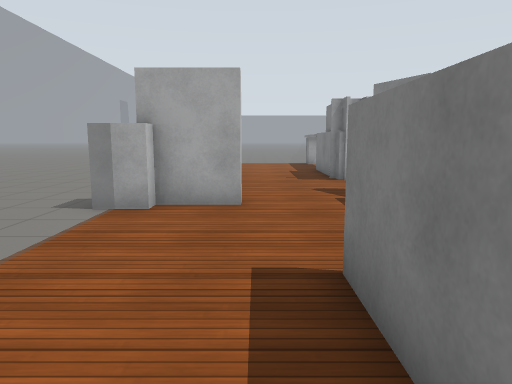
view 1 (above)

20 first-person views from a walk through a world built for the Gazebo simulator. The camera is 1.2 m above the floor, tilts 8° down and sees 70° across. The floor is counted in squares, 1 m on a side. Each view is taken from the middle of a square. On the plan, view 1 faces up. The plan holds only what a view shows up to about 14 squares ahead; the rest is blank. The robots in the file are not drawn. Simple patterns stand in for the simulator's built-in surfaces.

view 2
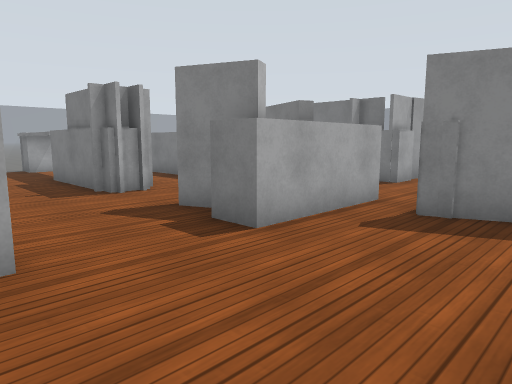

view 3
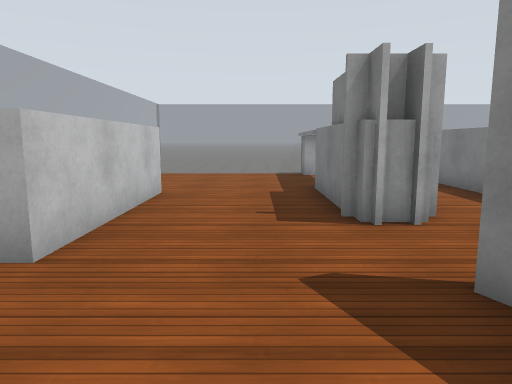

view 4
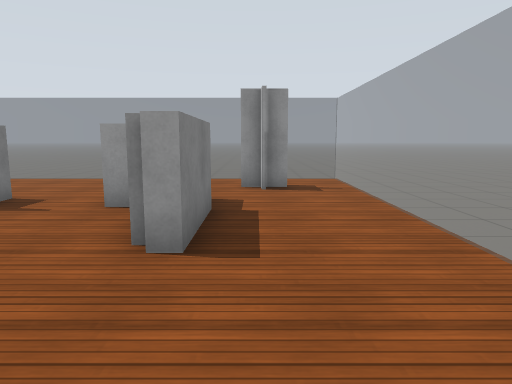

view 5
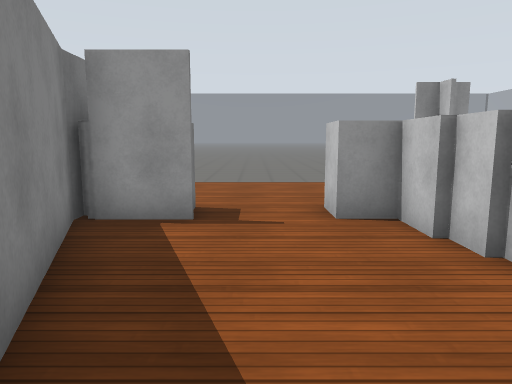

view 6
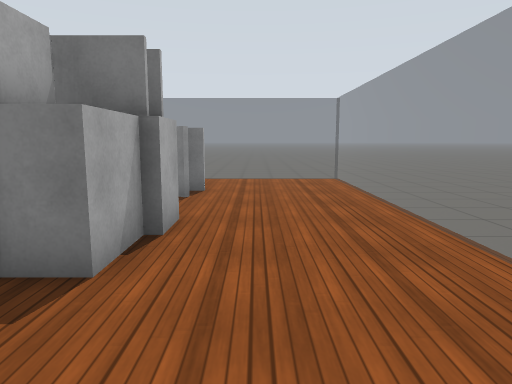

view 7
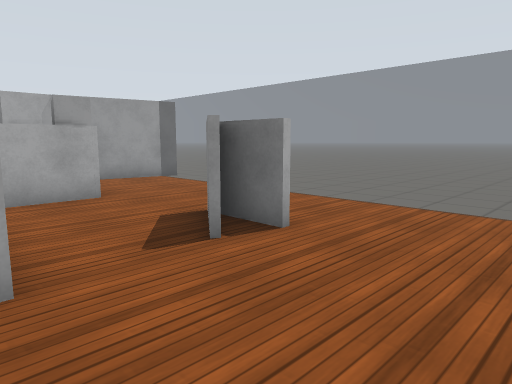

view 8
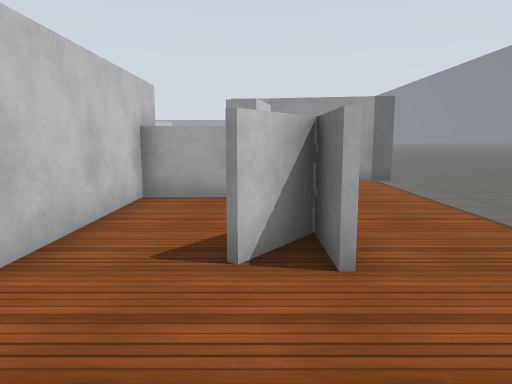

view 9
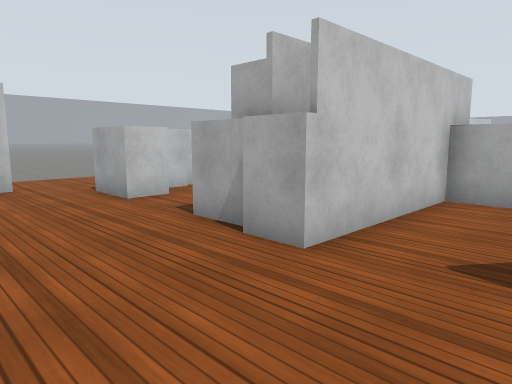

view 10
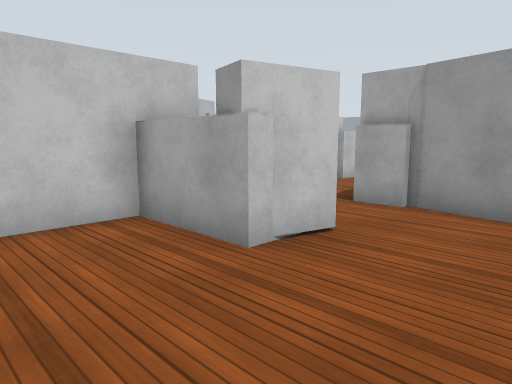

view 11
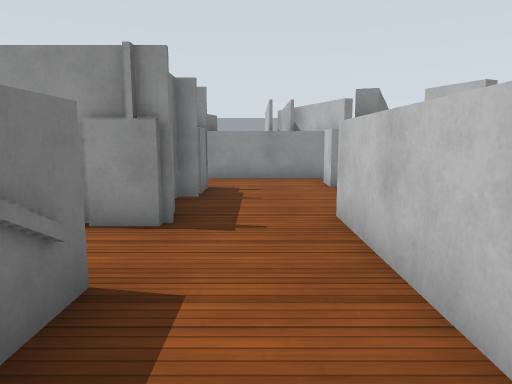

view 12
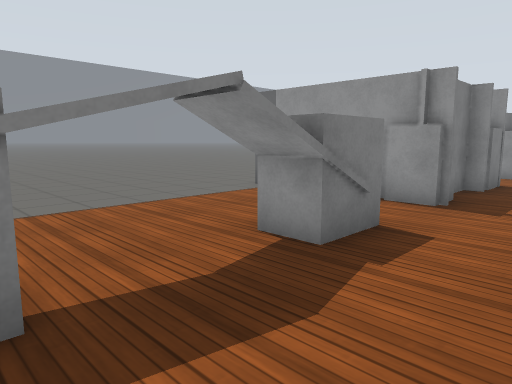

view 13
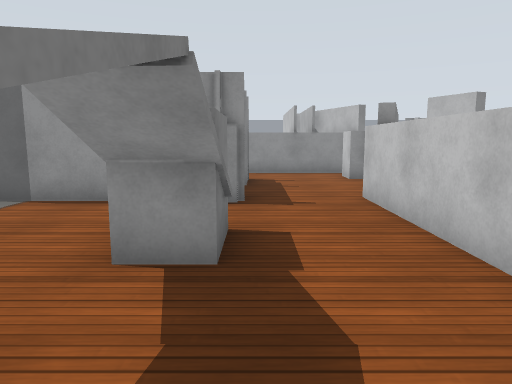

view 14
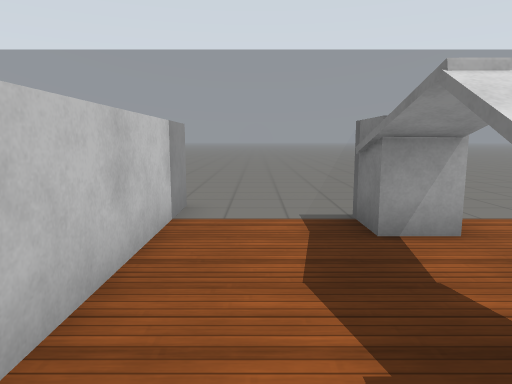

view 15
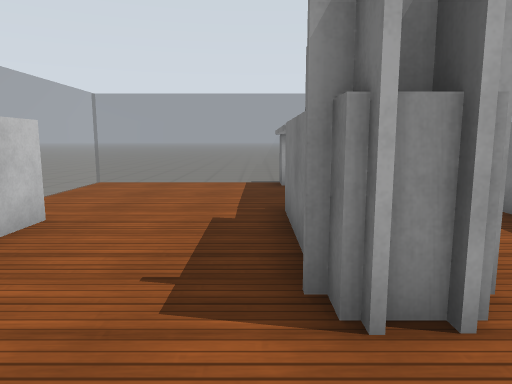

view 16
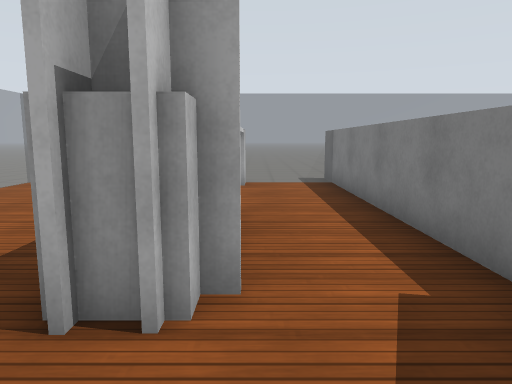

view 17
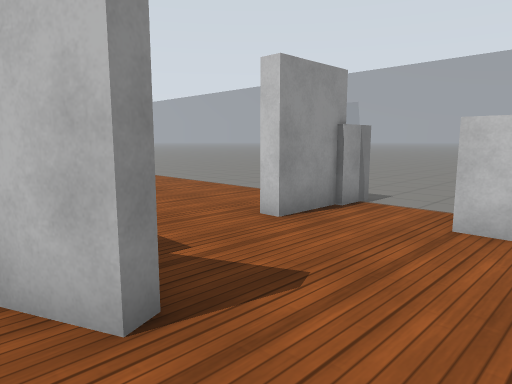

view 18
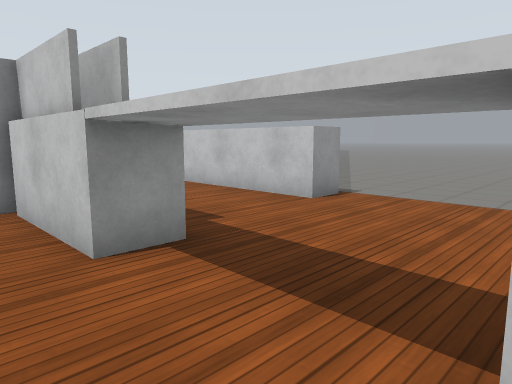

view 19
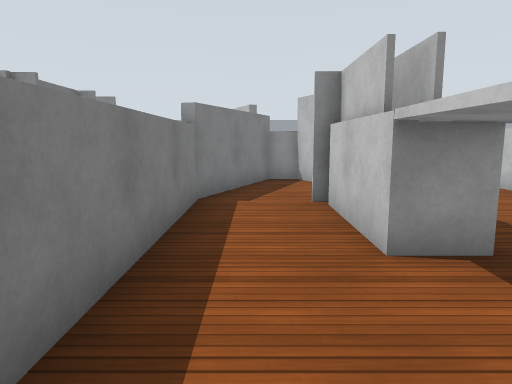

view 20
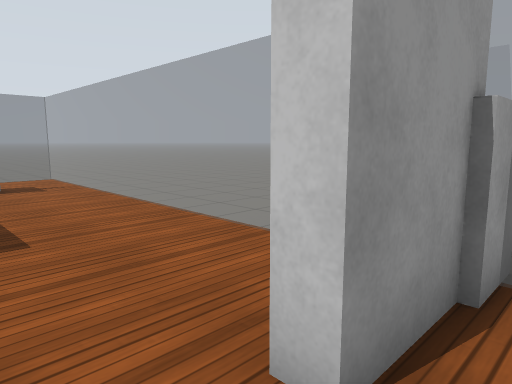

### Floor plan
Key: @ floor where view 1 was taken; # wall or solid block; . floor; = window, fence, low wall or low ledge; B white box.
Columns run from 3 left of view 1 to 14 right of it. Each row starts with its distance up from view 1.
 21 .........##...
 20 .=====B==#===B =
 19 =.....B..#...B..
 18 =.....B..#...B...
 17 =.....B..#...B...=
 16 =.....B..#...B...=
 15 =.....B..#...B...=
 14 =##...B..#...B...=
 13   #...B..#.......=
 12   #...B..#..B####=
 11   #...B..#...B
 10  ##.....##...#
  9  .......#....##
  8 =.....#.#...BB##
  7 BB#...####......#=
  6 =................=
  5 =.......###BBB...=
  4 =........#BBBB...=
  3 =...#....##......=
  2 =...#....##......=
  1 =...#B....#...#..=
  0 =..@BBB.BBB..##..=
 -1 =.........B......=
 -2 =..#.............=
 -3 =..#.............=
 -4 =.. .............=
 -5 .=  =============.

Where each view was taken, in squares from view 1:
view 1: 0 up, 0 right, facing up
view 2: 3 up, 1 left, facing up-right
view 3: 6 up, 1 right, facing up
view 4: 7 up, 0 right, facing down
view 5: 6 up, 4 right, facing down
view 6: 2 down, 2 right, facing right
view 7: 4 down, 7 right, facing up-right
view 8: 4 down, 10 right, facing up
view 9: 4 down, 10 right, facing up-left
view 10: 1 up, 13 right, facing up-left
view 11: 17 up, 8 right, facing down
view 12: 19 up, 7 right, facing down-right
view 13: 19 up, 9 right, facing down
view 14: 14 up, 8 right, facing up
view 15: 9 up, 2 right, facing up
view 16: 9 up, 4 right, facing up
view 17: 11 up, 4 right, facing down-left
view 18: 19 up, 5 right, facing down-left
view 19: 19 up, 5 right, facing down
view 20: 8 up, 1 right, facing down-left
